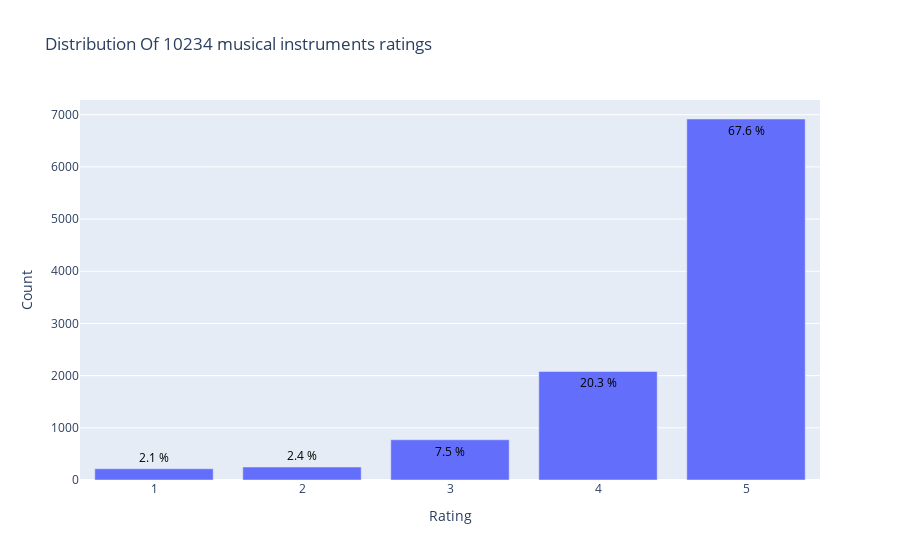

Source (notebook cell):
### Markdown cell above
### 2.6 Distribution of ratings

### Code cell
from plotly.offline import init_notebook_mode, plot, iplot
import plotly.graph_objs as go
init_notebook_mode(connected=True)

# Count the number of times each rating appears in the dataset
data = df['rating'].value_counts().sort_index(ascending=False)

# Create the histogram
trace = go.Bar(x = data.index,
               text = ['{:.1f} %'.format(val) for val in (data.values / df.shape[0] * 100)],
               textposition = 'auto',
               textfont = dict(color = '#000000'),
               y = data.values)

# Create layout
layout = dict(title = 'Distribution Of {} musical instruments ratings'.format(df.shape[0]),
              xaxis = dict(title = 'Rating'),
              yaxis = dict(title = 'Count'))

# Create plot
fig = go.Figure(data=[trace], layout=layout)
iplot(fig)

### Figure 1 — Plotly figure (JSON) as saved in the notebook; plotly's stock layout.template omitted (floating-point values rounded to 4 significant figures)
{"data": [{"text": ["67.6 %", "20.3 %", "7.5 %", "2.4 %", "2.1 %"], "textfont": {"color": "#000000"}, "textposition": "auto", "type": "bar", "x": [5, 4, 3, 2, 1], "y": [6918, 2080, 771, 249, 216]}], "layout": {"title": {"text": "Distribution Of 10234 musical instruments ratings"}, "xaxis": {"title": {"text": "Rating"}}, "yaxis": {"title": {"text": "Count"}}}}
